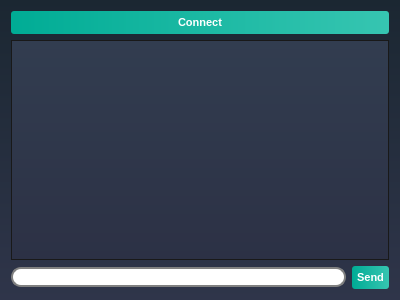
<?xml version="1.0" encoding="UTF-8"?>
<ui version="4.0">
 <class>ChatWindow</class>
 <widget class="QWidget" name="ChatWindow">
  <property name="geometry">
   <rect>
    <x>0</x>
    <y>0</y>
    <width>400</width>
    <height>300</height>
   </rect>
  </property>
  <property name="windowTitle">
   <string>Qt Simple Chat Client</string>
  </property>
  <property name="styleSheet">
   <string notr="true">/*-----QWidget-----*/

QWidget

{

	background-color: qlineargradient(spread:repeat, x1:1, y1:0, x2:1, y2:1, stop:0 rgba(27, 39, 50, 255),stop:1 rgba(47, 53, 74, 255));

	color: #000000;



}





/*-----QLabel-----*/

QLabel

{

	background-color: transparent;

	color: #c2c7d5;

	font-size: 13px;



}





/*-----QPushButton-----*/

QPushButton

{

	background-color: qlineargradient(spread:pad, x1:0, y1:0.511, x2:1, y2:0.511, stop:0 rgba(0, 172, 149, 255),stop:0.995192 rgba(54, 197, 177, 255));

	color: #fff;

	font-size: 11px;

	font-weight: bold;

	border: none;

	border-radius: 3px;

	padding: 5px;



}





QPushButton::pressed

{

	background-color: qlineargradient(spread:pad, x1:0, y1:0.511, x2:1, y2:0.511, stop:0 rgba(0, 207, 179, 255),stop:1 rgba(70, 255, 230, 255));



}





/*-----QCheckBox-----*/

QCheckBox

{

	background-color: transparent;

	color: #fff;

	font-size: 10px;

	font-weight: bold;

	border: none;

	border-radius: 5px;



}





/*-----QCheckBox-----*/

QCheckBox::indicator

{

    color: #b1b1b1;

    background-color: #323232;

    border: 1px solid darkgray;

    width: 12px;

    height: 12px;



}





QCheckBox::indicator:checked

{

    image:url(&quot;./ressources/check.png&quot;);

	background-color: qlineargradient(spread:pad, x1:0, y1:0.511, x2:1, y2:0.511, stop:0 rgba(0, 172, 149, 255),stop:0.995192 rgba(54, 197, 177, 255));;

    border: 1px solid #607cff;



}





QCheckBox::indicator:unchecked:hover

{

    border: 1px solid #08b099;



}





QCheckBox::disabled

{

	color: #656565;



}





QCheckBox::indicator:disabled

{

	background-color: #656565;

	color: #656565;

    border: 1px solid #656565;



}





/*-----QLineEdit-----*/

QLineEdit

{

	background-color: #c2c7d5;

	color: #000;

	font-weight: bold;

	border: none;

	border-radius: 2px;

	padding: 3px;



}







/*-----QListView-----*/

QListView

{

	background-color: qlineargradient(spread:pad, x1:1, y1:0, x2:1, y2:1, stop:0 rgba(50, 61, 80, 255),stop:1 rgba(44, 49, 69, 255));

	color: #fff;

	font-size: 12px;

	font-weight: bold;

	border: 1px solid #191919;

	show-decoration-selected: 0;



}





QListView::item

{

	color: #31cecb;

	background-color: #454e5e;

	border: none;

	padding: 5px;

	border-radius: 0px;

	padding-left : 10px;

	height: 42px;



}



QListView::item:selected

{

	color: #31cecb;

	background-color: #454e5e;



}





QListView::item:!selected

{

	color:white;

	background-color: transparent;

	border: none;

	padding-left : 10px;



}





QListView::item:!selected:hover

{

	color: #bbbcba;

	background-color: #454e5e;

	border: none;

	padding-left : 10px;



}





/*-----QTreeView-----*/

QTreeView 

{

	background-color: #232939;

	show-decoration-selected: 0;

	color: #c2c8d7;



}





QTreeView::item 

{

	border-top-color: transparent;

	border-bottom-color: transparent;



}





QTreeView::item:hover 

{

	background-color: #606060;

	color: #fff;



}





QTreeView::item:selected 

{

	background-color: #0ab19a;

	color: #fff;



}





QTreeView::item:selected:active

{

	background-color: #0ab19a;

	color: #fff;



}





QTreeView::branch:has-children:!has-siblings:closed,

QTreeView::branch:closed:has-children:has-siblings 

{

	image: url(://tree-closed.png);



}



QTreeView::branch:open:has-children:!has-siblings,

QTreeView::branch:open:has-children:has-siblings  

{

	image: url(://tree-open.png);



}





/*-----QTableView &amp; QTableWidget-----*/

QTableView

{

    background-color: #232939;

	border: 1px solid gray;

    color: #f0f0f0;

    gridline-color: #232939;

    outline : 0;



}





QTableView::disabled

{

    background-color: #242526;

    border: 1px solid #32414B;

    color: #656565;

    gridline-color: #656565;

    outline : 0;



}





QTableView::item:hover 

{

    background-color: #606060;

    color: #f0f0f0;



}





QTableView::item:selected 

{

	background-color: #0ab19a;

    color: #F0F0F0;



}





QTableView::item:selected:disabled

{

    background-color: #1a1b1c;

    border: 2px solid #525251;

    color: #656565;



}





QTableCornerButton::section

{

	background-color: #343a49;

    color: #fff;



}





QHeaderView::section

{

	color: #fff;

	border-top: 0px;

	border-bottom: 1px solid gray;

	border-right: 1px solid gray;

	background-color: #343a49;

    margin-top:1px;

	margin-bottom:1px;

	padding: 5px;



}





QHeaderView::section:disabled

{

    background-color: #525251;

    color: #656565;



}





QHeaderView::section:checked

{

    color: #fff;

    background-color: #0ab19a;



}





QHeaderView::section:checked:disabled

{

    color: #656565;

    background-color: #525251;



}





QHeaderView::section::vertical::first,

QHeaderView::section::vertical::only-one

{

    border-top: 1px solid #353635;



}





QHeaderView::section::vertical

{

    border-top: 1px solid #353635;



}





QHeaderView::section::horizontal::first,

QHeaderView::section::horizontal::only-one

{

    border-left: 1px solid #353635;



}





QHeaderView::section::horizontal

{

    border-left: 1px solid #353635;



}





/*-----QScrollBar-----*/

QScrollBar:horizontal 

{

    background-color: transparent;

    height: 8px;

    margin: 0px;

    padding: 0px;



}





QScrollBar::handle:horizontal 

{

    border: none;

	min-width: 100px;

    background-color: #56576c;



}





QScrollBar::add-line:horizontal, 

QScrollBar::sub-line:horizontal,

QScrollBar::add-page:horizontal, 

QScrollBar::sub-page:horizontal 

{

    width: 0px;

    background-color: transparent;



}





QScrollBar:vertical 

{

    background-color: transparent;

    width: 8px;

    margin: 0;



}





QScrollBar::handle:vertical 

{

    border: none;

	min-height: 100px;

    background-color: #56576c;



}





QScrollBar::add-line:vertical, 

QScrollBar::sub-line:vertical,

QScrollBar::add-page:vertical, 

QScrollBar::sub-page:vertical 

{

    height: 0px;

    background-color: transparent;



}

QGroupBox  {

    border: 1px solid gray;

    border-color: qlineargradient(spread:pad, x1:0, y1:0.511, x2:1, y2:0.511, stop:0 rgba(0, 172, 149, 255),stop:0.995192 rgba(54, 197, 177, 255));;

    margin-top: 27px;

    font-size: 14px;

    border-radius: 15px;

}



QGroupBox::title  {

    subcontrol-origin: margin;

    subcontrol-position: top center;

    padding: 5px 8000px 5px 8000px;

    background-color: qlineargradient(spread:pad, x1:0, y1:0.511, x2:1, y2:0.511, stop:0 rgba(0, 172, 149, 255),stop:0.995192 rgba(54, 197, 177, 255));;

    color: rgb(255, 255, 255);

}

QLineEdit {

    border: 2px solid gray;

    border-radius: 10px;

    padding: 0 8px;

    background: white;

    selection-background-color: darkgray;

}

QComboBox {

    border: 2px solid grey;

    border-radius: 10px;

    padding: 0 8px;

    min-width: 6em;

}



QComboBox:editable {

    background: white;

}



QComboBox:!editable, QComboBox::drop-down:editable {

     background: white;

}



/* QComboBox gets the &quot;on&quot; state when the popup is open */

QComboBox:!editable:on, QComboBox::drop-down:editable:on {

    background: qlineargradient(x1: 0, y1: 0, x2: 0, y2: 1,

                                stop: 0 #D3D3D3, stop: 0.4 #D8D8D8,

                                stop: 0.5 #DDDDDD, stop: 1.0 #E1E1E1);

}



QComboBox:on { /* shift the text when the popup opens */

    padding-top: 3px;

    padding-left: 4px;

}



QComboBox::drop-down {

    subcontrol-origin: padding;

    subcontrol-position: top right;

    width: 15px;



    border-left-width: 1px;

    border-left-color: darkgray;

    border-left-style: solid; /* just a single line */

    border-top-right-radius: 10px; /* same radius as the QComboBox */

    border-bottom-right-radius: 10px;

}



QComboBox::down-arrow {

    image: url(/usr/share/icons/crystalsvg/16x16/actions/1downarrow.png);

}



QComboBox::down-arrow:on { /* shift the arrow when popup is open */

    top: 1px;

    left: 1px;

}

QComboBox QAbstractItemView {

    border: 2px solid gray;

    selection-background-color: lightgray;

}

QTabWidget::pane { /* The tab widget frame */

    border-top: 2px solid #C2C7CB;

}



QTabWidget::tab-bar {

    left: 5px; /* move to the right by 5px */

}



/* Style the tab using the tab sub-control. Note that

    it reads QTabBar _not_ QTabWidget */

QTabBar::tab {

    background: qlineargradient(x1: 0, y1: 0, x2: 0, y2: 1,

                                stop: 0 #E1E1E1, stop: 0.4 #DDDDDD,

                                stop: 0.5 #D8D8D8, stop: 1.0 #D3D3D3);

    border: 2px solid qlineargradient(spread:pad, x1:0, y1:0.511, x2:1, y2:0.511, stop:0 rgba(0, 172, 149, 255),stop:0.995192 rgba(54, 197, 177, 255));;

    border-bottom-color: #C2C7CB; /* same as the pane color */

    border-top-left-radius: 4px;

    border-top-right-radius: 4px;

    min-width: 8ex;

    padding: 2px;

}



QTabBar::tab:selected, QTabBar::tab:hover {

    background: qlineargradient(spread:pad, x1:0, y1:0.511, x2:1, y2:0.511, stop:0 rgba(0, 172, 149, 255),stop:0.995192 rgba(54, 197, 177, 255));

}



QTabBar::tab:selected {

    border-color:qlineargradient(spread:pad, x1:0, y1:0.511, x2:1, y2:0.511, stop:0 rgba(0, 172, 149, 255),stop:0.995192 rgba(54, 197, 177, 255));

    border-bottom-color: #C2C7CB; /* same as pane color */

}



QTabBar::tab:!selected {

    margin-top: 2px; /* make non-selected tabs look smaller */

}



/* make use of negative margins for overlapping tabs */

QTabBar::tab:selected {

    /* expand/overlap to the left and right by 4px */

    margin-left: -4px;

    margin-right: -4px;

}



QTabBar::tab:first:selected {

    margin-left: 0; /* the first selected tab has nothing to overlap with on the left */

}



QTabBar::tab:last:selected {

    margin-right: 0; /* the last selected tab has nothing to overlap with on the right */

}



QTabBar::tab:only-one {

    margin: 0; /* if there is only one tab, we don't want overlapping margins */

}

QRadioButton{



	color:white;

	font:solid;

}

QDateEdit

{

    background-color: white;

	border: 2px solid grey;

    border-radius: 10px;

    padding: 0 8px;

    spacing: 5px; 

    min-width: 6em;

}





QDateEdit::drop-down {

    image: url(:/new/myapp/cbarrowdn.png);

    width:50px;

    height:15px;

    subcontrol-position: right top;

    subcontrol-origin:margin;

    background-color: white;

   	border: 2px solid grey;

    border-radius: 10px;

    padding: 0 8px;

    spacing: 5px; 

    min-width: 6em;

   spacing: 5px; 

}</string>
  </property>
  <layout class="QGridLayout" name="gridLayout">
   <item row="0" column="0" colspan="2">
    <widget class="QPushButton" name="connectButton">
     <property name="text">
      <string>Connect</string>
     </property>
    </widget>
   </item>
   <item row="1" column="0" colspan="2">
    <widget class="QListView" name="chatView">
     <property name="enabled">
      <bool>false</bool>
     </property>
     <property name="editTriggers">
      <set>QAbstractItemView::NoEditTriggers</set>
     </property>
    </widget>
   </item>
   <item row="2" column="0">
    <widget class="QLineEdit" name="messageEdit">
     <property name="enabled">
      <bool>false</bool>
     </property>
    </widget>
   </item>
   <item row="2" column="1">
    <widget class="QPushButton" name="sendButton">
     <property name="enabled">
      <bool>false</bool>
     </property>
     <property name="text">
      <string>Send</string>
     </property>
     <property name="default">
      <bool>true</bool>
     </property>
    </widget>
   </item>
  </layout>
 </widget>
 <resources/>
 <connections/>
</ui>
